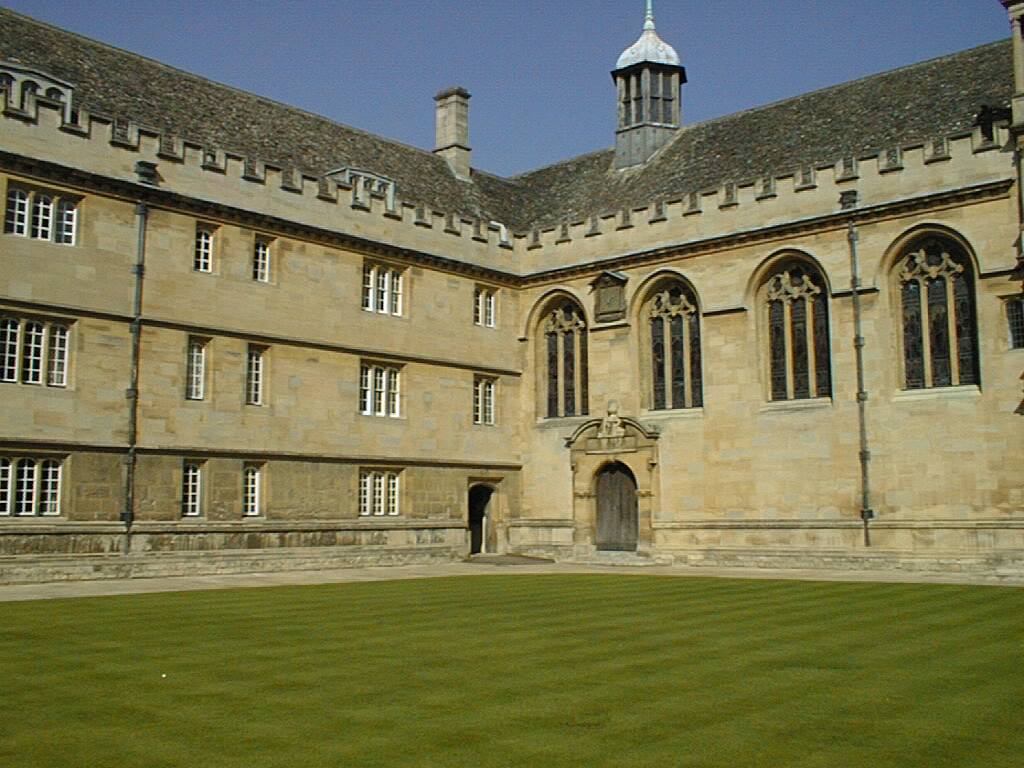
#> input picture images/input/1_001.jpg, 1024 x 768 px, given in place of a1.jpg, which was not available
$ python main.py
#> lines starting #> are read from the running program, lines starting #| are printed output that depends on the picture; after the words box and inside, x2 and y2 are one past the last pixel; in counts of white or black regions, pixels touching at a corner belong together; pictures that were not available may be replaced by others from this repository, and a replacement may not be noted
### Python/utils.py
from skimage import feature, color, transform, io
import matplotlib.pyplot as plt
import numpy as np
import logging
import sys, os
import scipy
import cv2

# [15 lines left out: function vis_edgelets, not called in this run]


def compute_edgelets(image, sigma=3):
    gray_img = color.rgb2gray(image)
    edges = feature.canny(gray_img, sigma)
    # print (edges.shape, "edges from feature")
    lines = transform.probabilistic_hough_line(edges, line_length=3,
                                               line_gap=2)

    # print (len(lines), "lines from hough")
    # print (lines[0])
    locations = []
    directions = []
    strengths = []

    for p0, p1 in lines:
        p0, p1 = np.array(p0), np.array(p1)
        locations.append((p0 + p1) / 2) # computes the average of the starting point and ending point
        directions.append(p1 - p0)
        strengths.append(np.linalg.norm(p1 - p0))

    # convert to numpy arrays and normalize
    locations = np.array(locations)
    directions = np.array(directions)
    strengths = np.array(strengths)

    directions = np.array(directions) / \
        np.linalg.norm(directions, axis=1)[:, np.newaxis]

    return (locations, directions, strengths)


def remove_inliers(model, edgelets, threshold_inlier=10):

    inliers = compute_votes(edgelets, model, 10) > 0
    locations, directions, strengths = edgelets
    locations = locations[~inliers]
    directions = directions[~inliers]
    strengths = strengths[~inliers]
    edgelets = (locations, directions, strengths)
    return edgelets

def ransac_vanishing_point(edgelets, num_ransac_iter=2000, threshold_inlier=5):

    locations, directions, strengths = edgelets
    lines = edgelet_lines(edgelets)

    num_pts = strengths.size

    arg_sort = np.argsort(-strengths)
    first_index_space = arg_sort[:num_pts // 5]
    second_index_space = arg_sort[:num_pts // 2]

    best_model = None
    best_votes = np.zeros(num_pts)

    for ransac_iter in range(num_ransac_iter):
        ind1 = np.random.choice(first_index_space)
        ind2 = np.random.choice(second_index_space)

        l1 = lines[ind1]
        l2 = lines[ind2]

        current_model = np.cross(l1, l2)

        if np.sum(current_model**2) < 1 or current_model[2] == 0:
            # reject degenerate candidates
            continue

        current_votes = compute_votes(
            edgelets, current_model, threshold_inlier)

        if current_votes.sum() > best_votes.sum():
            best_model = current_model
            best_votes = current_votes
            logging.info("Current best model has {} votes at iteration {}".format(
                current_votes.sum(), ransac_iter))

    return best_model

# [19 lines left out: function vis_model, not called in this run]


def edgelet_lines(edgelets):

    locations, directions, _ = edgelets
    normals = np.zeros_like(directions)
    normals[:, 0] = directions[:, 1]
    normals[:, 1] = -directions[:, 0]
    p = -np.sum(locations * normals, axis=1)
    lines = np.concatenate((normals, p[:, np.newaxis]), axis=1)
    return lines

def compute_votes(edgelets, model, threshold_inlier=5):

    vp = model[:2] / model[2]

    locations, directions, strengths = edgelets

    est_directions = locations - vp
    dot_prod = np.sum(est_directions * directions, axis=1)
    abs_prod = np.linalg.norm(directions, axis=1) * \
        np.linalg.norm(est_directions, axis=1)
    abs_prod[abs_prod == 0] = 1e-5

    cosine_theta = dot_prod / abs_prod
    theta = np.arccos(np.abs(cosine_theta))

    theta_thresh = threshold_inlier * np.pi / 180
    return (theta < theta_thresh) * strengths


def reestimate_model(model, edgelets, threshold_reestimate=5):

    locations, directions, strengths = edgelets

    inliers = compute_votes(edgelets, model, threshold_reestimate) > 0
    locations = locations[inliers]
    directions = directions[inliers]
    strengths = strengths[inliers]

    lines = edgelet_lines((locations, directions, strengths))

    a = lines[:, :2]
    b = -lines[:, 2]
    est_model = np.linalg.lstsq(a, b)[0]
    return np.concatenate((est_model, [1.]))

# [119 lines left out: functions nullspace, visualize, cv2_visualize, ransacF, sevenpoint, not called in this run]

### Python/main.py
from skimage import feature, color, transform, io
import matplotlib.pyplot as plt
import scipy
import sympy
import numpy as np
import logging
import sys, os
from utils import *
import sys
import warnings


# Ignore all the warnings
if not sys.warnoptions:
    warnings.simplefilter("ignore");


def visualize(index, visual):
    image_one_list = ["1_001", "1_002", "1_003", "1_004", "1_005"];
    image_two_list = ["2_001", "2_002", "2_003"];
    image_three_list = ["3_001", "3_002"];
    image_a_list = ["a1", "a2", "a3", "a4", "a5", "a6"];
    img_path = "../images/input/"  + image_a_list[0] + ".jpg";
    image = plt.imread(img_path);
    if (visual):
        img_plot = plt.imshow(image);
        plt.show();
    return image;

# [33 lines left out: function question1, not called in this run]


    # Uncomment to Visualize vanishing points
    # vis_model(image, vp1);
    # vis_model(image, vp2);
    # vis_model(image, vp3);

def question2():
    print("In Question 2")
    image_one_list = ["1_001", "1_002", "1_003", "1_004", "1_005"];
    image_two_list = ["2_001", "2_002", "2_003"];
    image_three_list = ["3_001", "3_002"];
    image_a_list = ["a1", "a2", "a3", "a4", "a5", "a6"];

    # To visualize the Image
    image = visualize(0, False);
#> in visualize, image is the input picture: shape (768, 1024, 3); mean R, G, B 117.6, 116.5, 83.1

    edgelets1 = compute_edgelets(image);
#> in compute_edgelets, `gray_img = color.rgb2gray(image)`:
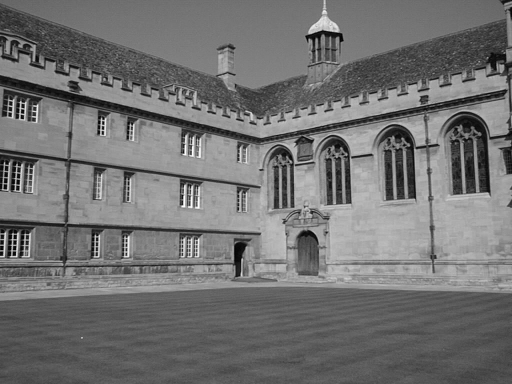
#> gray_img: shape (768, 1024) float64 (shown at 1/2 size); min 0, max 0.999, mean 0.448
#> in compute_edgelets, `edges = feature.canny(gray_img, sigma)`:
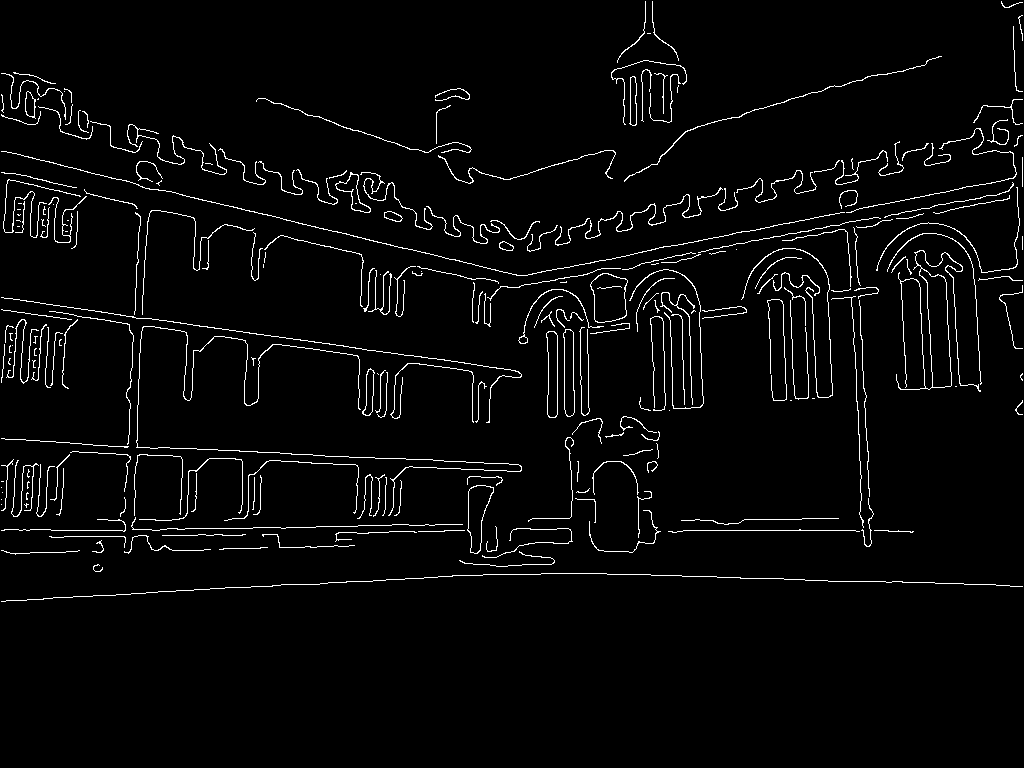
#> edges: shape (768, 1024) bool; 3.2% white in thin lines or dots, all inside (x1, y1, x2, y2) = (1, 1, 1023, 602)
#> in compute_edgelets, `lines = transform.probabilistic_hough_line(edges, line_length=3, line_..`: lines = 1683 items
#> the loop in compute_edgelets, `for p0, p1 in lines:` made 1683 passes
#> (p0, p1) on passes 1 to 3: ([245, 340], [216, 336]), ([235, 330], [232, 330]), ([162, 535], [197, 535])
#> after the loop in compute_edgelets, `for p0, p1 in lines:`: directions = 1683 pairs, first value -172 to 88, second value -79 to 0; locations = 1683 pairs, first value 2.5 to 1022, second value 3 to 601; strengths = 1683 values, max 172 at index 6, min 3 at index 1, mean 10.72
#> in compute_edgelets, `directions = np.array(directions) / \ np.linalg.norm(directions, axis=..`: directions = 1683 pairs, first value -1 to 1, second value -1 to 0
#> edgelets1 = 3 point arrays, longest 1683 points

    # frist vanishing points
    vp1 = ransac_vanishing_point(edgelets1, 2000, threshold_inlier=5);
#> in edgelet_lines, `p = -np.sum(locations * normals, axis=1)`: p = 1683 values, max 1022 at index 889, min -584 at index 756, mean 197.1
#> in edgelet_lines, `lines = np.concatenate((normals, p[:, np.newaxis]), axis=1)`: lines = 1683 rows, first 8: [-0.137, 0.991, -303.3], [0, 1, -330], [0, -1, 535], [-0.147, 0.989, -300.7], [-0.0141, -1, 531], [-0.134, 0.991, -296.3], [0, 1, -530], [-0.0476, -0.999, 598.3]
#> in ransac_vanishing_point, `arg_sort = np.argsort(-strengths)`: arg_sort = 1683 values, max 1682 at index 1088, min 0 at index 100, mean 841
#> in ransac_vanishing_point, `first_index_space = arg_sort[:num_pts // 5]`: first_index_space = 336 values, max 1661 at index 121, min 0 at index 100, mean 584.1
#> in ransac_vanishing_point, `second_index_space = arg_sort[:num_pts // 2]`: second_index_space = 841 values, max 1679 at index 770, min 0 at index 100, mean 692.2
#> the loop in ransac_vanishing_point, `for ransac_iter in range(num_ransac_iter):` made 2000 passes
#> (ind1, ind2, l1, l2, vp in compute_votes, best_model) on passes 1, 53: (360, 1283, [-0.232, 0.973, -92.28], [0, 1, -539], [1865.4, 539], [-432.1, -124.8, -0.232]), (581, 394, [-0.235, 0.972, -145.7], [0, 1, -546], [1641, 546], [-385, -128.1, -0.235])
#> after the loop in ransac_vanishing_point, `for ransac_iter in range(num_ransac_iter):`: best_votes = 1683 values, max 172 at index 6, min 0 at index 1, mean 4.02
#> vp1 = [-69.06, -20.81, -0.0357]

    # second vanshing points
    edgelets2 = remove_inliers(vp1, edgelets1, 10);
#> in remove_inliers, `locations = locations[~inliers]`: locations = 1068 pairs, first value 3.5 to 1022, second value 3 to 598.5
#> in remove_inliers, `directions = directions[~inliers]`: directions = 1068 pairs, first value -1 to 1, second value -1 to 0
#> in remove_inliers, `strengths = strengths[~inliers]`: strengths = 1068 values, max 89.63 at index 10, min 3 at index 31, mean 9.96
#> in remove_inliers, `edgelets = (locations, directions, strengths)`: edgelets = 3 point arrays, longest 1068 points
#> edgelets2 = 3 point arrays, longest 1068 points
    vp2 = ransac_vanishing_point(edgelets2, num_ransac_iter=2000,
                                threshold_inlier=5);
#> in edgelet_lines (call 2), `lines = np.concatenate((normals, p[:, np.newaxis]), axis=1)`: lines = 1068 rows, first 8: [-0.999, 0.0416, 845.8], [-0.999, 0.0512, 842.3], [-0.179, -0.984, 371], [-0.514, 0.857, -47.51], [-0.275, -0.962, 417.7], [-0.275, -0.962, 448.3], [-0.217, -0.976, 405.1], [-0.29, -0.957, 324]
#> the loop in ransac_vanishing_point (call 2), `for ransac_iter in range(num_ransac_iter):` made 2000 passes
#> (ind1, ind2, l1, l2, vp in compute_votes, best_model) on passes 1, 2, 7: (152, 87, [-0.359, -0.933, 488], [-0.996, 0.0905, 822.4], [843.8, 198.3], [-811.8, -190.8, -0.962]), (174, 13, [-1, 0, 663], [-0.191, -0.982, 368.8], [663, 246.6], [650.8, 242, 0.982]), (319, 545, [-1, 0.0312, 803], [-1, 0, 587], [587, -6924], [18.33, -216.3, 0.0312])
    vp2 = reestimate_model(vp2, edgelets2, threshold_reestimate=5);

    # third vanishing points
    edgelets3 = remove_inliers(vp2, edgelets2, 10);
    vp3 = ransac_vanishing_point(edgelets3, num_ransac_iter=2000,
                                threshold_inlier=5);


    # Normalize the vanishing points
    vx1, vy1 = vp1[0]/vp1[2], vp1/vp1[2];
    vx2, vy2 = vp2[0]/vp2[2], vp2/vp2[2];
    vx3, vy3 = vp3[0]/vp3[2], vp3/vp3[2];

    # print(vx1, vx2, vx3);
    # print(vy1, vy2, vy3);
    p11 = vx1 * vx2 + vy1 + vy2, vx1 + vx2;
    p21 = vx1 + vx2;
    p31 = vy1 + vy2;

    p12 = vx3 * vx2 + vy3 + vy2;
    p22 = vx3 + vx2;
    p32 = vy3 + vy2;

    p13 = vx3 * vx1 + vy3 + vy1;
    p23 = vx3 + vx1;
    p33 = vy3 + vy1;

#> (the run stopped early here; a loop or call above may not have finished)

$ run again, on images/input/1_005.jpg
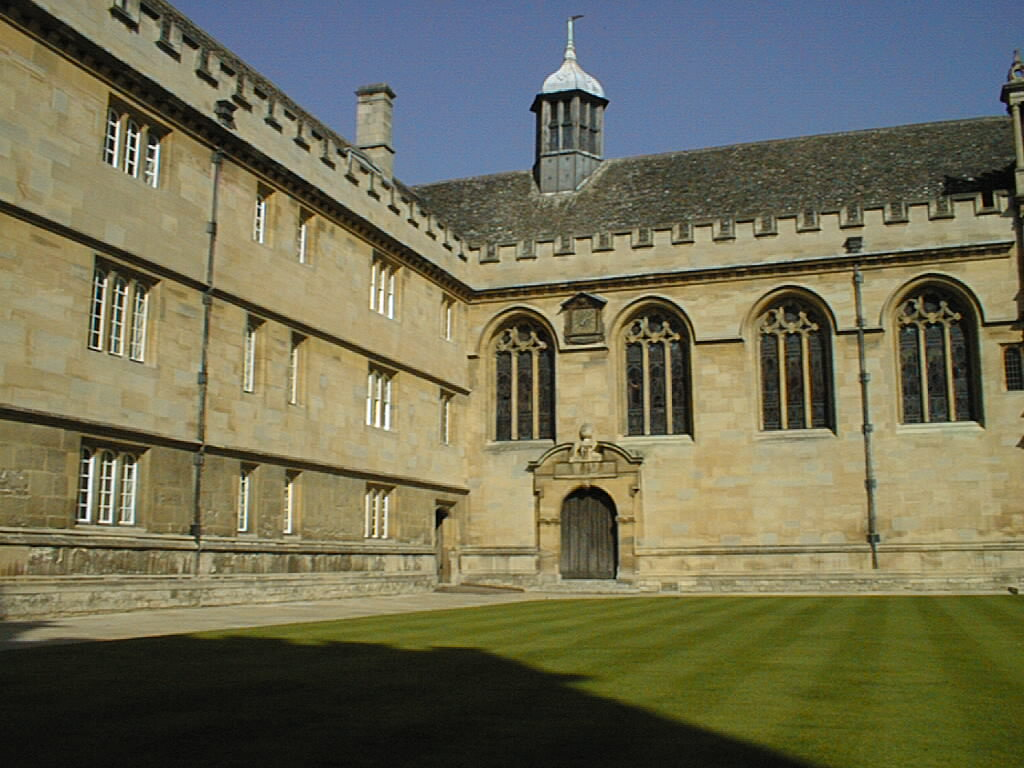
#> input picture images/input/1_005.jpg, 1024 x 768 px, given in place of a1.jpg, which was not available
#> in visualize, image is the input picture: shape (768, 1024, 3); mean R, G, B 111.6, 109.4, 84.4
#> in compute_edgelets, `gray_img = color.rgb2gray(image)`:
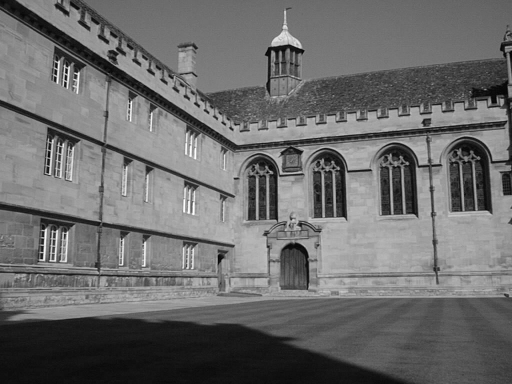
#> gray_img: shape (768, 1024) float64 (shown at 1/2 size); min 0, max 1, mean 0.424
#> in compute_edgelets, `edges = feature.canny(gray_img, sigma)`:
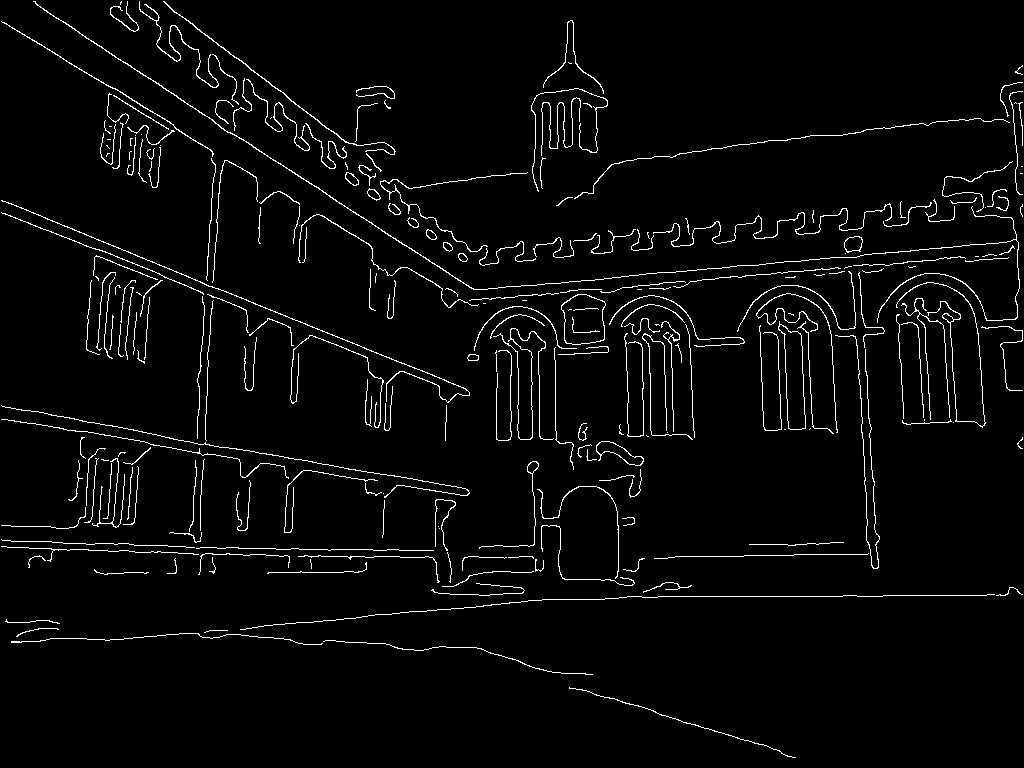
#> edges: shape (768, 1024) bool; 3.3% white in thin lines or dots
#> in compute_edgelets, `lines = transform.probabilistic_hough_line(edges, line_length=3, line_..`: lines = 1797 items
#> the loop in compute_edgelets, `for p0, p1 in lines:` made 1797 passes
#> (p0, p1) on passes 1 to 3: ([629, 275], [656, 273]), ([177, 61], [159, 48]), ([275, 548], [226, 547])
#> after the loop in compute_edgelets, `for p0, p1 in lines:`: directions = 1797 pairs, first value -282 to 70, second value -155 to 0; locations = 1797 pairs, first value 2.5 to 1022, second value 2.5 to 755; strengths = 1797 values, max 304.2 at index 5, min 3 at index 68, mean 11.23
#> in compute_edgelets, `directions = np.array(directions) / \ np.linalg.norm(directions, axis=..`: directions = 1797 pairs, first value -1 to 1, second value -1 to 0
#> edgelets1 = 3 point arrays, longest 1797 points
#> p = 1797 values, max 1022 at index 1079, min -650 at index 495, mean 186.8
#> in edgelet_lines, `lines = np.concatenate((normals, p[:, np.newaxis]), axis=1)`: lines = 1797 rows, first 8: [-0.0739, -0.997, 320.7], [-0.585, 0.811, 54.18], [-0.0204, 1, -542.3], [0, 1, -556], [0, 1, -550], [-0.375, 0.927, -185.8], [-0.625, 0.781, 102.6], [-0.287, -0.958, 473.5]
#> arg_sort = 1797 values, max 1796 at index 513, min 0 at index 133, mean 898
#> first_index_space = 359 values, max 1744 at index 255, min 0 at index 133, mean 594.3
#> second_index_space = 898 values, max 1796 at index 513, min 0 at index 133, mean 772.5
#> the loop in ransac_vanishing_point, `for ransac_iter in range(num_ransac_iter):` made 2000 passes
#> (ind1, ind2, l1, l2, vp in compute_votes, best_model) on passes 1, 2, 11, 18: (1, 1419, [-0.585, 0.811, 54.18], [-1, 0, 121], [121, 20.56], [98.09, 16.66, 0.811]), (708, 749, [-0.999, 0.0345, 855.7], [-0.999, -0.0476, 309.7], [626.9, -6652.1], [51.38, -545.2, 0.082]), (238, 1504, [-0.375, 0.927, -193.4], [-0.998, 0.0605, 737.4], [770.2, 520], [695.3, 469.4, 0.903]), (612, 19, [0, 1, -553], [-0.547, 0.837, 15.93], [874.9, 553], [478.8, 302.6, 0.547])
#> after the loop in ransac_vanishing_point, `for ransac_iter in range(num_ransac_iter):`: best_votes = 1797 values, max 304.2 at index 5, min 0 at index 0, mean 4.51
#> vp1 = [207.4, 129.2, 0.217]
#> in remove_inliers, `locations = locations[~inliers]`: locations = 1256 pairs, first value 3.5 to 1020.5, second value 2.5 to 755
#> in remove_inliers, `directions = directions[~inliers]`: directions = 1256 pairs, first value -1 to 1, second value -1 to 0
#> in remove_inliers, `strengths = strengths[~inliers]`: strengths = 1256 values, max 93.01 at index 265, min 3 at index 36, mean 8.99
#> edgelets = 3 point arrays, longest 1256 points
#> in edgelet_lines (call 2), `lines = np.concatenate((normals, p[:, np.newaxis]), axis=1)`: lines = 1256 rows, first 8: [-0.0739, -0.997, 320.7], [-0.287, -0.958, 473.5], [-0.243, -0.97, 460.8], [-0.0555, -0.998, 307], [0, -1, 276], [-0.0555, -0.998, 313.4], [-0.0688, -0.998, 315.1], [-0.196, 0.981, -205.5]
#> the loop in ransac_vanishing_point (call 2), `for ransac_iter in range(num_ransac_iter):` made 2000 passes
#> (ind1, ind2, l1, l2, vp in compute_votes, best_model) on passes 1, 2, 4, 6: (708, 518, [0, -1, 544], [-0.707, -0.707, 750.2], [517, 544], [-365.6, -384.7, -0.707]), (416, 53, [-0.132, -0.991, 363.6], [-0.164, -0.986, 428.4], [2024, 97], [-65.96, -3.16, -0.0326]), (696, 108, [-0.0555, -0.998, 384.1], [-0.0665, -0.998, 293.3], [-8160, 838], [90.33, -9.28, -0.0111]), (107, 445, [-0.998, -0.0555, 412.8], [-0.998, -0.0587, 165.1], [4631, -75916], [15.08, -247.3, 0.00326])
